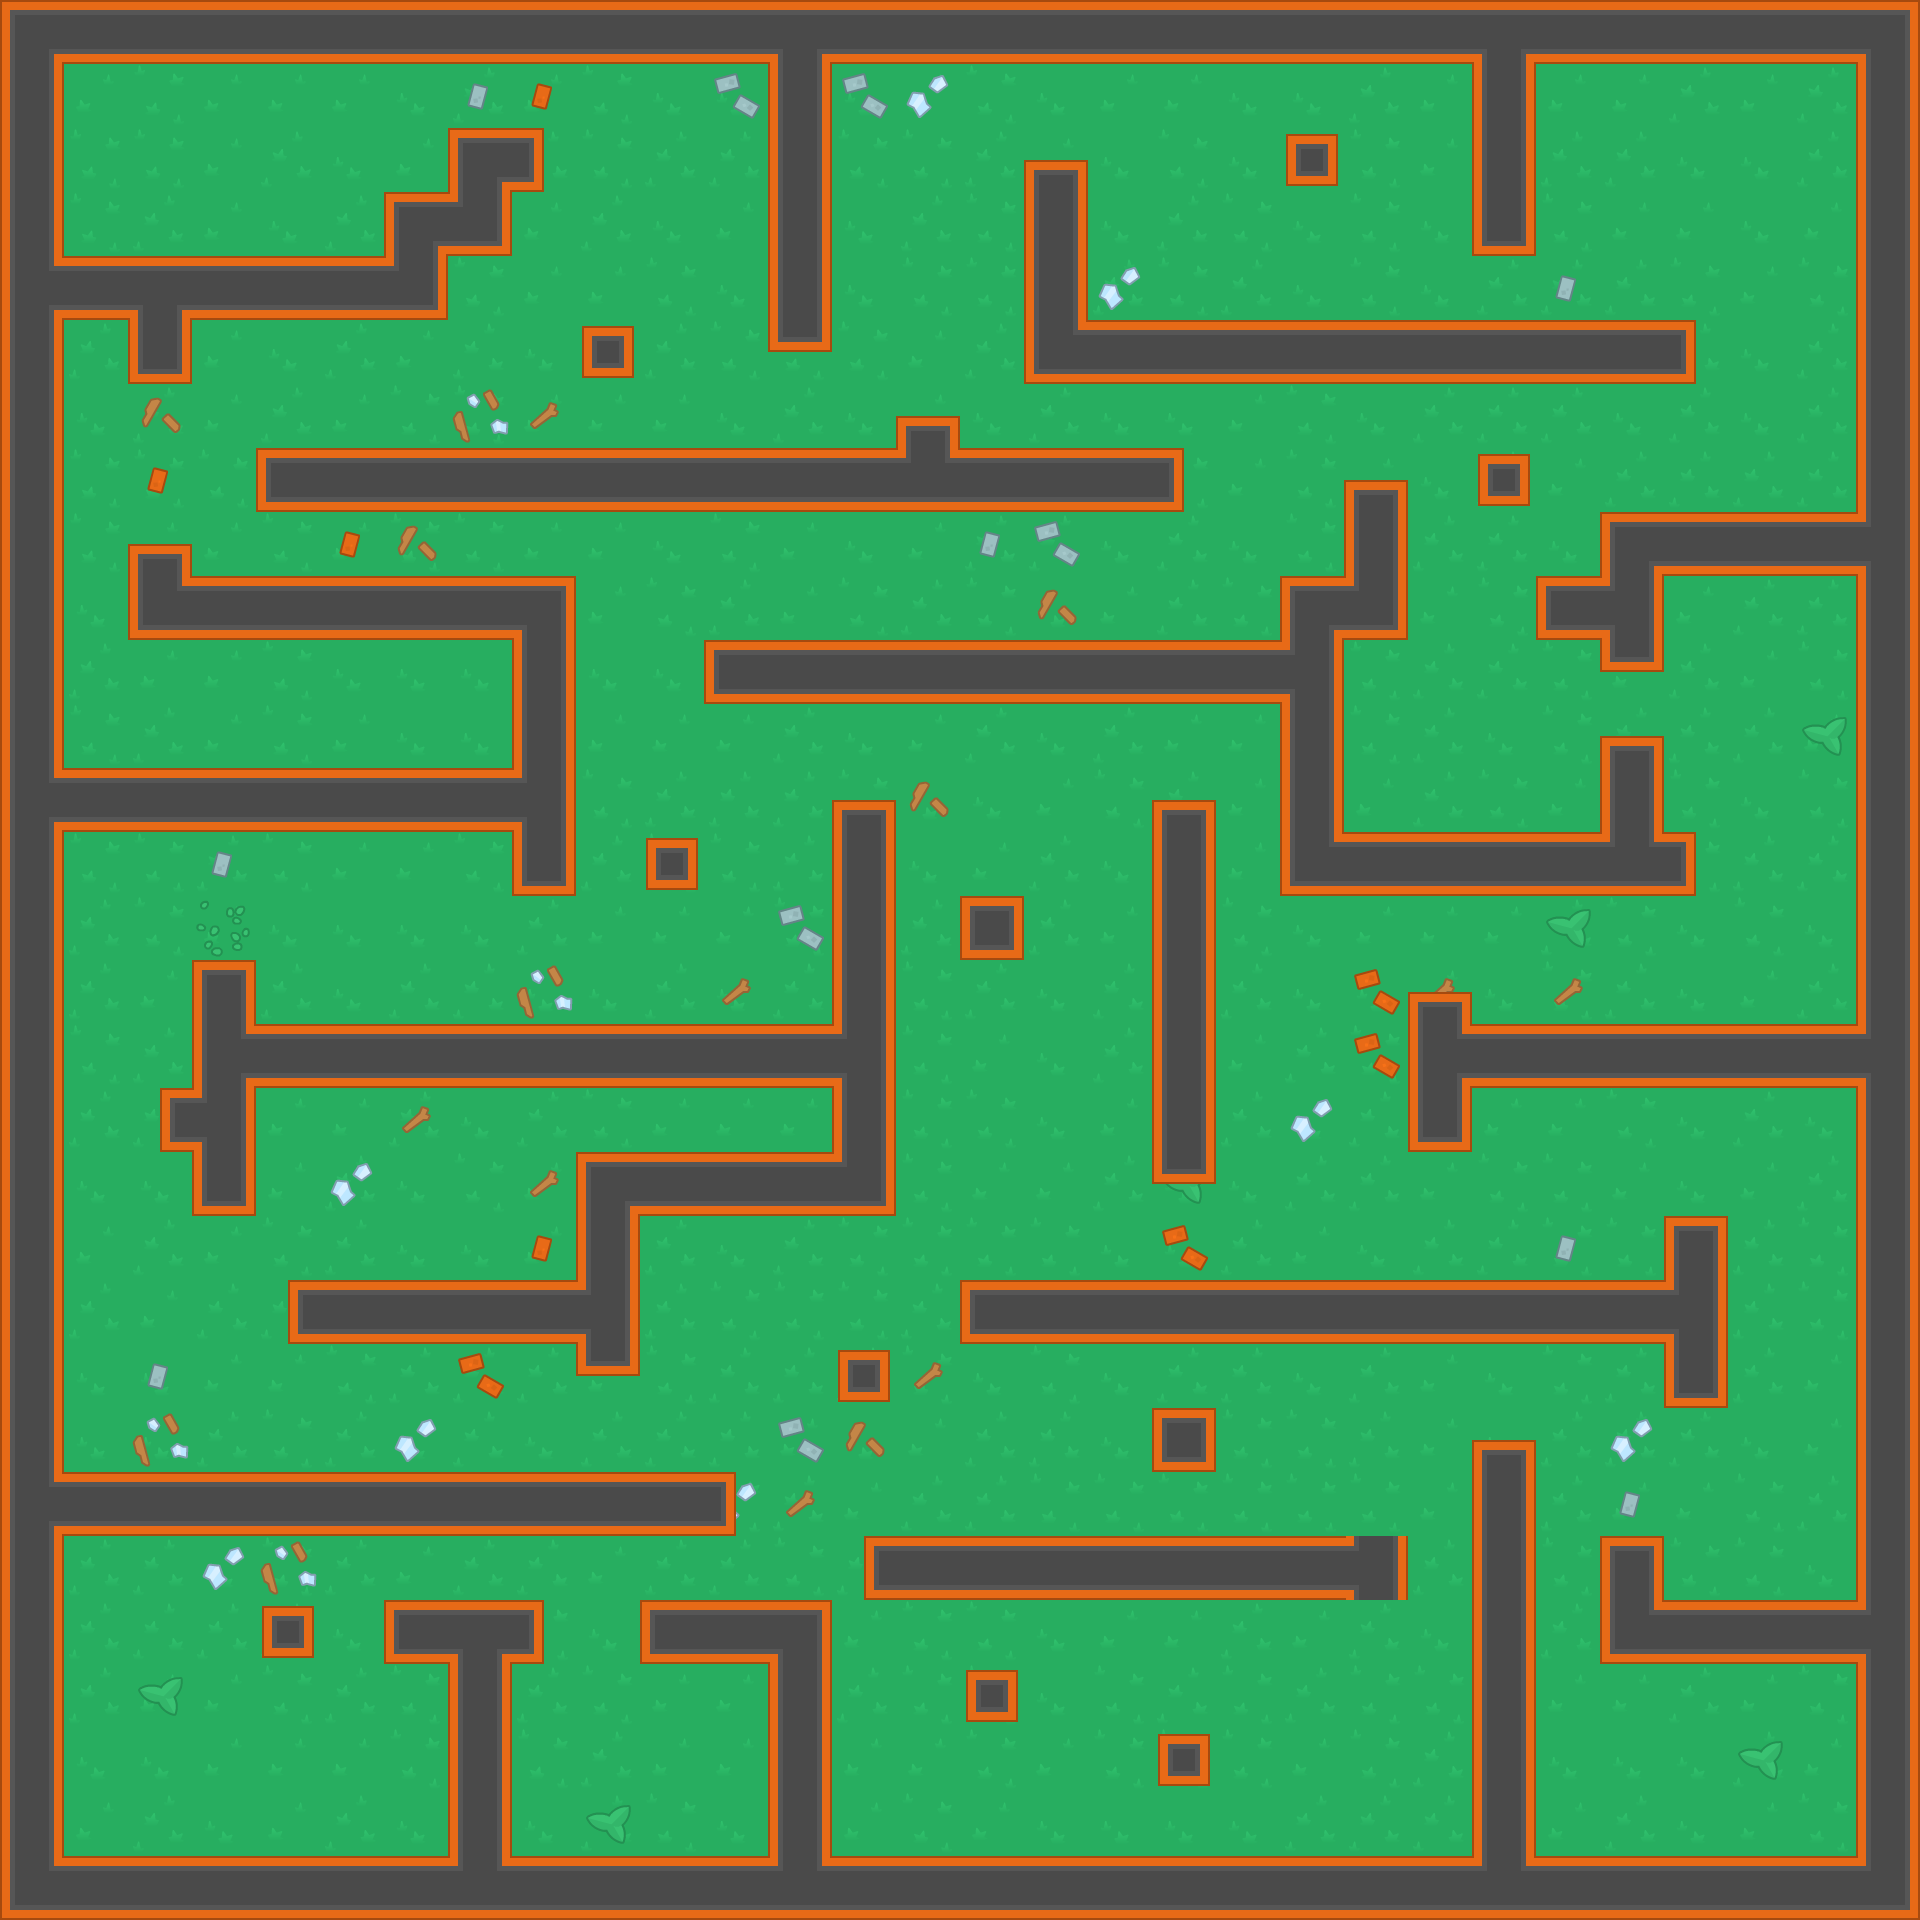

The image is a tile-based game level rendered from a .tmx file. Its description and complete source (layers, tilesets, objects, tile grids) follow:
An orthogonal 30x30 tile map with 64x64 px tiles, 3 tile layers (floor, ground decorations, walls).

<map version="1.1" tiledversion="2018.08.22" orientation="orthogonal" renderorder="right-down" width="30" height="30" tilewidth="64" tileheight="64" infinite="0" nextlayerid="4" nextobjectid="1">
 <tileset firstgid="1" source="kenney top down shooter.tsx" />
 <layer id="1" name="floor" width="30" height="30">
  <data encoding="csv">
3,4,3,2,1,3,2,1,1,4,1,4,2,2,1,2,2,3,4,4,4,3,3,3,3,4,3,2,3,1,
4,3,2,3,3,3,4,1,3,2,4,4,1,4,3,2,4,3,3,4,4,1,3,1,3,3,1,3,1,3,
4,2,2,3,1,4,3,1,1,2,1,1,1,2,2,1,3,4,2,4,3,2,3,4,1,1,4,4,1,3,
4,2,1,3,4,1,1,2,3,1,4,3,2,4,1,2,2,4,1,2,4,2,4,1,2,3,3,4,3,1,
2,2,4,4,3,3,2,2,3,3,2,4,1,4,2,2,1,1,2,1,4,2,4,1,1,1,2,3,2,1,
4,1,2,3,4,1,3,1,4,4,1,2,2,2,3,1,1,4,1,3,4,1,2,4,4,2,1,4,1,1,
2,4,1,3,1,3,2,2,3,3,3,4,1,4,3,4,1,4,4,3,2,4,1,1,1,4,1,4,1,4,
1,2,2,2,2,2,3,3,2,1,1,2,2,2,1,2,4,2,2,3,2,3,4,1,3,1,1,1,1,2,
1,2,3,3,2,3,2,2,3,3,4,2,3,4,3,1,1,4,1,4,2,2,1,1,4,2,4,2,4,3,
4,4,1,3,1,2,3,4,1,3,2,1,3,2,1,2,4,3,1,2,1,4,3,2,2,2,3,1,1,3,
1,1,3,3,2,4,4,4,3,4,4,2,3,3,3,2,2,3,3,2,1,2,1,1,2,3,1,3,2,1,
1,2,1,3,2,3,4,4,4,3,3,3,1,4,3,1,4,1,3,3,4,2,1,4,2,1,1,1,3,2,
4,2,3,3,4,3,2,4,2,2,1,1,1,2,4,4,3,2,1,3,4,3,1,2,3,4,2,4,2,2,
1,2,2,1,2,3,3,2,4,1,2,2,1,3,4,3,1,4,2,3,2,2,4,3,1,4,2,1,1,1,
3,1,2,3,4,4,4,4,1,3,3,3,2,1,1,4,1,3,1,2,4,3,3,3,1,2,4,2,4,3,
1,1,3,1,1,4,1,1,4,4,1,4,1,4,2,1,4,1,4,1,4,4,3,4,2,1,4,3,1,2,
3,2,1,1,4,4,4,4,3,4,1,1,3,3,2,3,4,1,2,3,1,2,3,1,4,3,2,1,3,4,
4,1,1,1,3,3,1,4,1,2,3,3,3,3,2,2,4,3,3,1,4,1,3,3,3,2,4,1,4,1,
3,4,4,2,3,1,4,2,3,4,4,4,1,1,2,3,3,1,4,4,1,1,3,2,2,3,4,3,1,1,
2,3,1,3,2,1,4,4,3,2,1,4,1,2,2,2,2,4,4,1,3,4,1,1,2,2,1,1,2,4,
2,1,3,1,1,4,3,3,3,3,1,2,2,2,1,1,4,1,3,1,2,2,1,4,4,2,1,1,2,1,
1,4,4,3,3,2,1,1,1,3,2,1,1,1,2,4,2,4,1,1,4,1,3,4,2,1,1,1,3,1,
4,4,4,1,2,1,4,1,4,1,1,1,3,4,3,1,1,4,3,2,2,1,3,4,1,1,1,4,3,1,
2,1,1,4,2,2,2,3,1,3,1,2,1,3,1,1,2,2,2,2,2,2,3,2,1,3,3,2,1,4,
4,1,1,4,2,1,3,1,1,3,1,1,2,1,2,3,3,4,3,2,2,1,1,1,2,2,2,2,4,3,
1,1,1,1,1,4,2,1,2,4,4,4,4,3,2,2,4,3,3,1,3,1,4,1,1,1,1,2,3,4,
2,1,3,3,2,1,2,2,1,2,3,3,4,1,2,2,4,2,1,2,1,2,2,3,3,3,1,3,2,3,
4,4,4,3,3,3,2,3,2,1,3,3,3,3,3,2,3,2,2,2,3,2,1,2,4,4,4,1,3,3,
4,3,1,4,3,1,4,1,4,1,2,4,2,3,2,3,4,4,4,4,1,1,1,3,3,1,4,3,2,1,
4,3,3,1,1,1,2,4,2,2,1,2,3,3,1,3,3,2,2,1,3,3,3,1,3,1,3,3,3,4
</data>
 </layer>
 <layer id="3" name="ground decorations" width="30" height="30">
  <data encoding="csv">
0,0,0,0,0,0,0,0,0,0,0,0,0,0,0,0,0,0,0,0,0,0,0,0,0,0,0,0,0,0,
0,0,0,0,0,0,0,263,290,0,0,262,262,262,264,0,0,0,0,0,0,0,0,0,0,0,0,0,0,0,
0,0,0,0,0,0,0,0,0,0,0,0,0,0,0,0,0,0,0,0,0,0,0,0,0,0,0,0,0,0,
0,0,0,0,0,0,0,0,0,0,0,0,0,0,0,0,0,0,0,0,0,0,0,0,0,0,0,0,0,0,
0,0,0,0,0,0,0,0,0,0,0,0,0,0,0,0,0,264,0,0,0,0,0,0,263,0,0,0,0,0,
0,0,0,0,0,0,0,0,0,0,0,0,0,0,0,0,0,266,213,263,263,210,290,213,0,0,0,0,0,0,
0,0,266,0,0,0,0,293,161,0,0,0,0,0,0,0,0,0,0,0,0,0,0,0,0,0,0,0,0,0,
0,0,290,0,213,266,262,263,264,264,289,290,213,262,213,290,0,0,0,0,0,0,0,0,0,0,0,0,0,0,
0,0,0,0,0,290,266,0,0,0,0,0,0,0,0,263,262,0,0,0,0,0,0,0,0,0,0,0,0,0,
0,0,0,264,290,290,0,0,0,0,0,0,0,0,0,0,266,0,0,0,0,0,0,0,0,0,0,0,0,0,
0,0,0,0,0,0,0,0,0,0,0,0,0,0,0,0,263,0,0,0,0,0,0,0,0,0,0,0,0,0,
0,0,0,0,0,0,0,0,0,0,0,0,0,0,0,0,0,0,0,0,0,0,0,0,0,0,0,0,210,0,
0,0,0,0,263,266,0,0,0,0,0,0,0,0,266,0,0,0,0,0,0,0,0,0,0,0,0,0,0,0,
0,0,0,263,0,0,0,0,0,0,0,0,0,266,0,0,0,0,0,0,0,0,0,0,0,0,0,0,0,0,
0,0,0,213,0,0,0,0,0,0,0,0,262,0,0,0,0,0,0,0,0,0,0,0,210,0,0,0,0,0,
0,0,0,0,0,0,0,0,293,0,0,161,0,0,0,0,0,0,0,0,0,289,161,0,161,0,0,0,0,0,
0,0,0,0,0,0,0,262,263,0,0,0,0,0,0,0,0,0,0,0,0,289,0,0,293,0,0,0,0,0,
0,0,0,0,0,0,161,0,0,0,0,0,0,0,0,0,0,0,0,0,264,0,0,0,0,0,0,0,0,0,
0,0,0,0,0,264,0,0,161,0,0,0,0,0,0,0,0,0,210,0,0,0,0,0,0,0,0,0,0,0,
0,0,0,0,0,0,0,0,290,0,0,0,0,0,0,0,0,0,289,0,0,0,0,0,263,0,0,0,0,0,
0,0,0,0,0,0,0,213,0,0,0,0,0,0,0,266,263,210,0,0,0,0,0,0,0,0,0,0,0,0,
0,0,263,0,0,0,0,289,0,0,0,0,0,0,161,0,0,0,0,0,0,0,0,0,0,0,0,0,0,0,
0,0,293,0,0,0,264,0,0,0,0,0,262,266,0,0,0,0,0,0,0,0,0,0,0,264,0,0,0,0,
0,0,0,290,0,0,262,0,0,0,0,264,161,0,0,0,0,0,0,0,0,0,0,0,0,263,0,0,0,0,
0,0,0,264,293,0,0,0,0,0,0,0,0,0,0,0,0,0,0,0,0,0,0,0,0,0,0,0,0,0,
0,0,0,0,0,0,0,0,0,0,0,0,0,0,0,0,0,0,0,0,0,0,0,0,0,0,0,0,0,0,
0,0,210,0,0,0,0,0,0,0,0,0,0,0,0,0,0,0,0,0,0,0,0,0,0,0,0,0,0,0,
0,0,0,0,0,0,0,0,0,0,0,0,0,0,0,0,0,0,0,0,0,0,0,0,0,0,0,210,0,0,
0,0,0,0,0,0,0,0,0,210,0,0,0,0,0,0,0,0,0,0,0,0,0,0,0,0,0,0,0,0,
0,0,0,0,0,0,0,0,0,0,0,0,0,0,0,0,0,0,0,0,0,0,0,0,0,0,0,0,0,0
</data>
 </layer>
 <layer id="2" name="walls" width="30" height="30">
  <data encoding="csv">
109,111,111,111,111,111,111,111,111,111,111,111,112,111,111,111,111,111,111,111,111,111,111,112,111,111,111,111,111,110,
138,0,0,0,0,0,0,0,0,0,0,0,138,0,0,0,0,0,0,0,0,0,0,138,0,0,0,0,0,138,
138,0,0,0,0,0,0,109,224,0,0,0,138,0,0,0,251,0,0,0,171,0,0,138,0,0,0,0,0,138,
138,0,0,0,0,0,109,137,0,0,0,0,138,0,0,0,138,0,0,0,0,0,0,115,0,0,0,0,0,138,
139,111,112,111,111,111,137,0,0,0,0,0,138,0,0,0,138,0,0,0,0,0,0,0,0,0,0,0,0,138,
138,0,115,0,0,0,0,0,0,171,0,0,225,0,0,0,136,111,111,111,111,111,111,111,111,111,224,0,0,138,
138,0,0,0,0,0,0,0,0,0,0,0,0,0,251,0,0,0,0,0,0,0,0,0,0,0,0,0,0,138,
138,0,0,0,142,111,111,111,111,111,111,111,111,111,113,111,111,111,224,0,0,251,0,171,0,0,0,0,0,138,
138,0,251,0,0,0,0,0,0,0,0,0,0,0,0,0,0,0,0,0,0,138,0,0,0,109,111,111,111,140,
138,0,136,111,111,111,111,111,110,0,0,0,0,0,0,0,0,0,0,0,109,137,0,0,142,140,0,0,0,138,
138,0,0,0,0,0,0,0,138,0,0,142,111,111,111,111,111,111,111,111,140,0,0,0,0,225,0,0,0,138,
138,0,0,0,0,0,0,0,138,0,0,0,0,0,0,0,0,0,0,0,138,0,0,0,0,251,0,0,0,138,
139,111,111,111,111,111,111,111,140,0,0,0,0,251,0,0,0,0,251,0,138,0,0,0,0,138,0,0,0,138,
138,0,0,0,0,0,0,0,115,0,171,0,0,138,0,0,0,0,138,0,136,111,111,111,111,113,224,0,0,138,
138,0,0,0,0,0,0,0,0,0,0,0,0,138,0,196,0,0,138,0,0,0,0,0,0,0,0,0,0,138,
138,0,0,141,0,0,0,0,0,0,0,0,0,138,0,0,0,0,138,0,0,0,251,0,0,0,0,0,0,138,
138,0,0,139,111,111,111,111,111,111,111,111,111,140,0,0,0,0,138,0,0,0,139,111,111,111,111,111,111,140,
138,0,252,140,0,0,0,0,0,0,0,0,0,138,0,0,0,0,138,0,0,0,115,0,0,0,0,0,0,138,
138,0,0,115,0,0,0,0,0,109,111,111,111,137,0,0,0,0,225,0,0,0,0,0,0,0,0,0,0,138,
138,0,0,0,0,0,0,0,0,138,0,0,0,0,0,0,0,0,0,0,0,0,0,0,0,0,141,0,0,138,
138,0,0,0,252,111,111,111,111,140,0,0,0,0,0,142,111,111,111,111,111,111,111,111,111,111,140,0,0,138,
138,0,0,0,0,0,0,0,0,225,0,0,0,171,0,0,0,0,0,0,0,0,0,0,0,0,115,0,0,138,
138,0,0,0,0,0,0,0,0,0,0,0,0,0,0,0,0,0,196,0,0,0,0,251,0,0,0,0,0,138,
139,111,111,111,111,111,111,111,111,111,111,224,0,0,0,0,0,0,0,0,0,0,0,138,0,0,0,0,0,138,
138,0,0,0,0,0,0,0,0,0,0,0,0,252,111,111,111,111,111,111,111,140,0,138,0,141,0,0,0,138,
138,0,0,0,171,0,142,112,224,0,142,111,110,0,0,0,0,0,0,0,0,0,0,138,0,136,111,111,111,140,
138,0,0,0,0,0,0,138,0,0,0,0,138,0,0,171,0,0,0,0,0,0,0,138,0,0,0,0,0,138,
138,0,0,0,0,0,0,138,0,0,0,0,138,0,0,0,0,0,171,0,0,0,0,138,0,0,0,0,0,138,
138,0,0,0,0,0,0,138,0,0,0,0,138,0,0,0,0,0,0,0,0,0,0,138,0,0,0,0,0,138,
136,111,111,111,111,111,111,113,111,111,111,111,113,111,111,111,111,111,111,111,111,111,111,113,111,111,111,111,111,137
</data>
 </layer>
</map>
